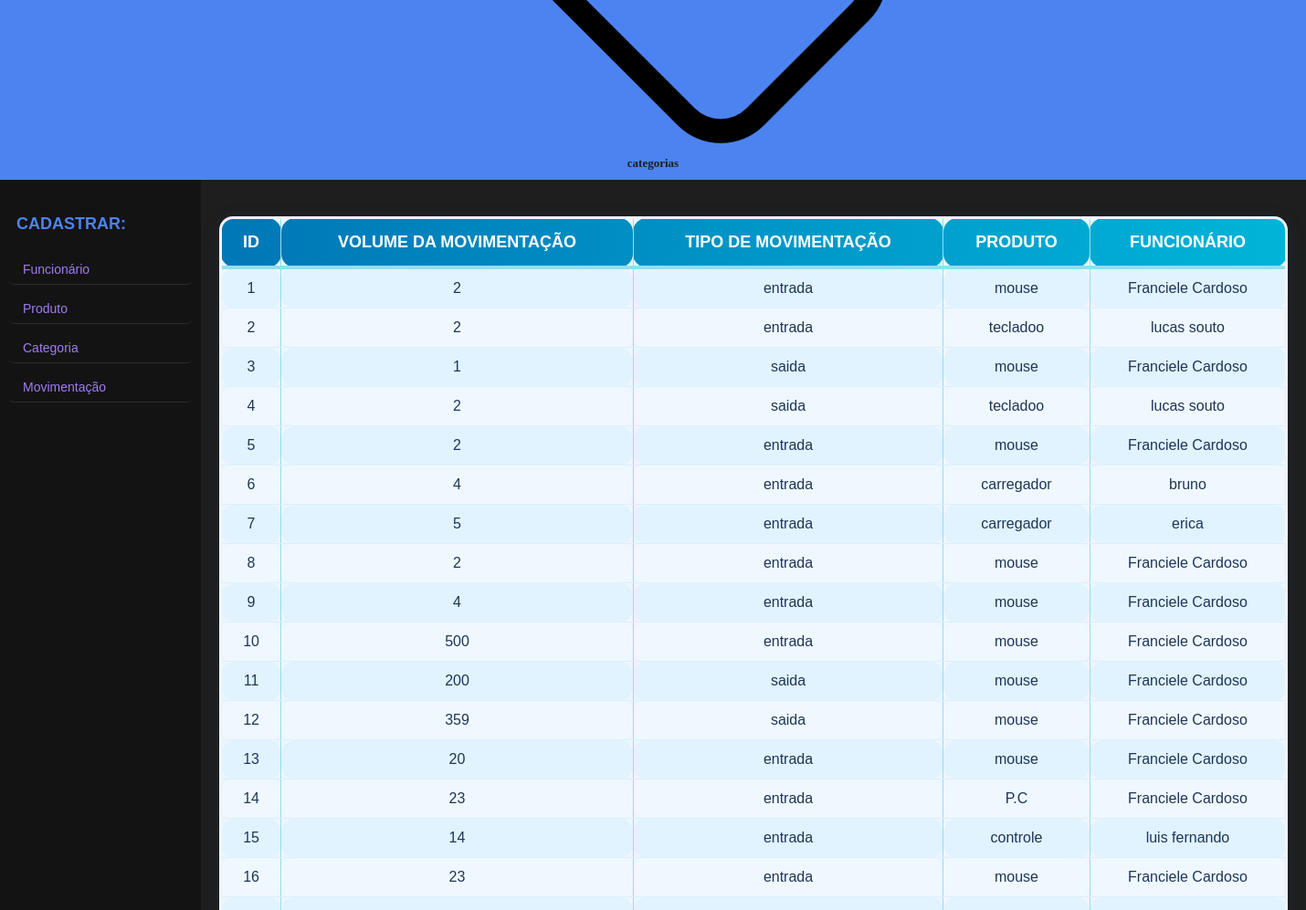
Before: /listar_movimentacoes (lower part) with the older database file.
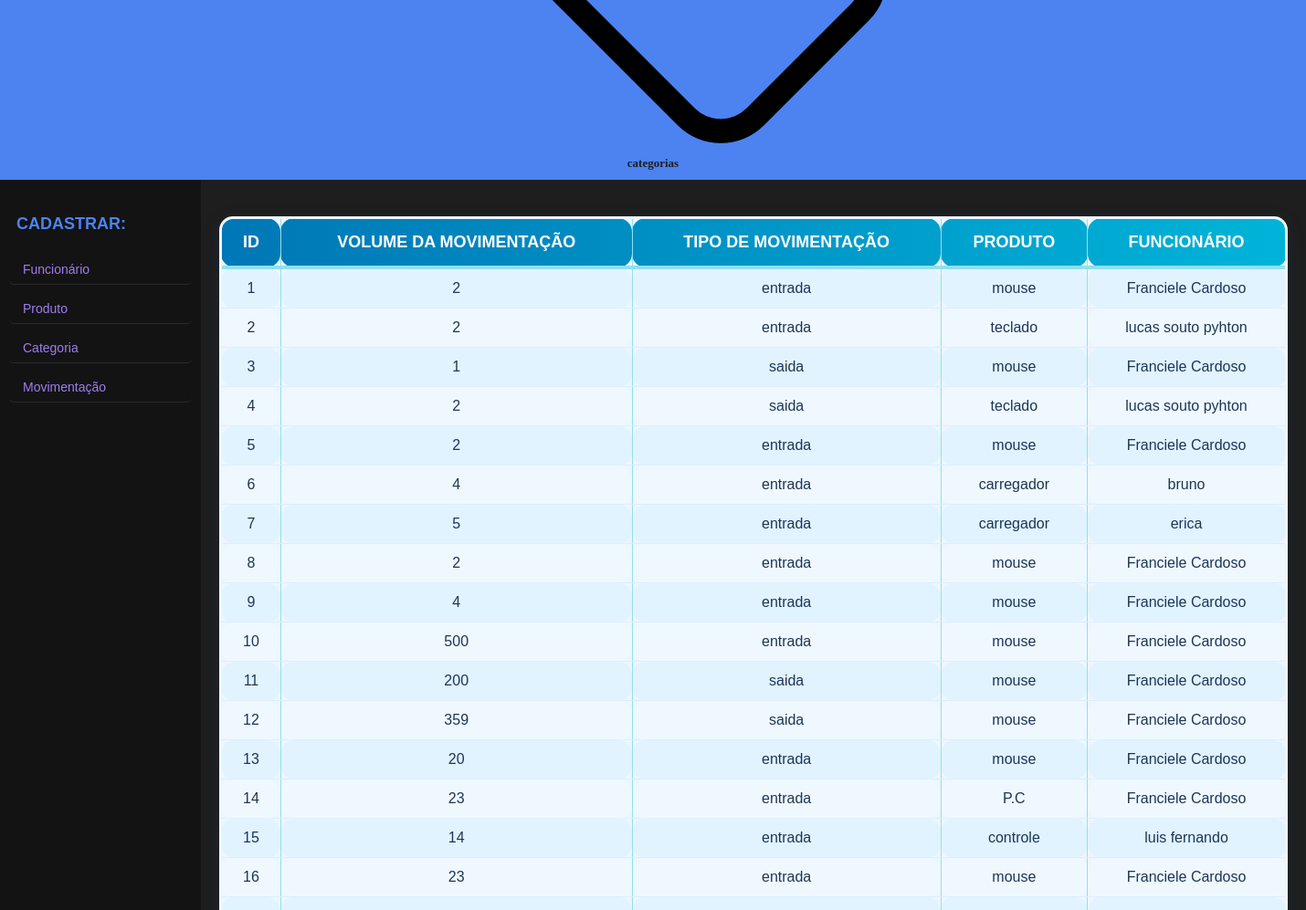
After: the same page with the newer database file.
### models.py (models this page shows, shortened)
class Movimentacao(Base):
    __tablename__ = 'movimentacao'
    id = Column(Integer, primary_key=True)
    volume_movimentacao = Column(Integer, nullable=False)
    atividade = Column(String(10), nullable=False, index=True)  # 'entrada' ou 'saida'
    produto_movimentado = Column(Integer, ForeignKey('produto.id'), nullable=False)
    funcionario_movimentado = Column(Integer, ForeignKey('funcionario.id'), nullable=False)
    movimentacao_produto = relationship(Produto, backref='movimentacoes')
    movimentacao_funcionario = relationship(Funcionario, backref='movimentacoes')
    def __repr__(self):
        return '<Movimentacao: id: {} atividade: {} volume_movimentacao: {} produto: {} funcionário: {}>'.format(
            self.id,
            self.atividade,
            self.volume_movimentacao,
            self.produto_movimentado,
            self.funcionario_movimentado
        )

class Produto(Base):
    __tablename__ = 'produto'
    id = Column(Integer, primary_key=True)
    nome = Column(String(40), nullable=False, index=True)
    descricao = Column(String(80), nullable=False, index=True, )
    quantidade_produto = Column(Integer, nullable=False, )
    preco = Column(Float, nullable=False, index=True)
    categoria_id = Column(String, ForeignKey('categoria.id'))
    def __repr__(self):
        return ('<Produto: nome: {} descricao: {}  preço: {}'
                ' categoria_id:{} quantidade_produto: {}>'.format(self.nome, self.descricao,
                                                                  self.preco,
                                                                  self.categoria_id, self.quantidade_produto))

class Funcionario(Base):
    __tablename__ = 'funcionario'
    nome = Column(String(40), nullable=False, index=True)
    id = Column(Integer, primary_key=True, unique=True)
    cpf = Column(String(11), nullable=False, index=True, unique=True)
    salario = Column(Float, nullable=False, index=False)
    def __repr__(self):
        return ('<Funcionario: nome: {}  cpf: {}  salario: {} >'.
                format(self.nome, self.cpf, self.salario
                       ))

### app.py (the view)
@app.route('/listar_movimentacoes')
def movimentacao():
    sql_mov = (select(Movimentacao, Produto, Funcionario).join(Produto, Movimentacao.produto_movimentado == Produto.id)
               .join(Funcionario, Movimentacao.funcionario_movimentado == Funcionario.id))
    resultado_mov = db_session.execute(sql_mov).fetchall()
    print(resultado_mov)
    return render_template('movimentacao.html', movimentacoes=resultado_mov)

### templates/movimentacao.html (shortened to what this page needs)
{% extends 'template.html' %}
{% block conteudo %}
<table border="1">
    <thead>
    <tr>
        <th>ID</th>
        <th>Volume da Movimentação</th>
        <th>Tipo de Movimentação</th>
        <th> Produto</th>
        <th> Funcionário</th>
    </tr>
    </thead>
    <tbody>
    {% for m, p,f in movimentacoes %}
    <tr>
        <td>{{ m.id }}</td>
        <td>{{ m.volume_movimentacao }}</td>
        <td>{{ m.atividade }}</td>
        <td>{{ p.nome }}</td>
        <td>{{ f.nome }}</td>
    </tr>
    {% endfor %}
    </tbody>
</table>
{% endblock conteudo %}

Changed rows visible on the page:
changed through a linked row, Movimentacao id 2: nome "tecladoo" → "teclado"; nome "lucas souto" → "lucas souto pyhton"
changed through a linked row, Movimentacao id 4: nome "tecladoo" → "teclado"; nome "lucas souto" → "lucas souto pyhton"
